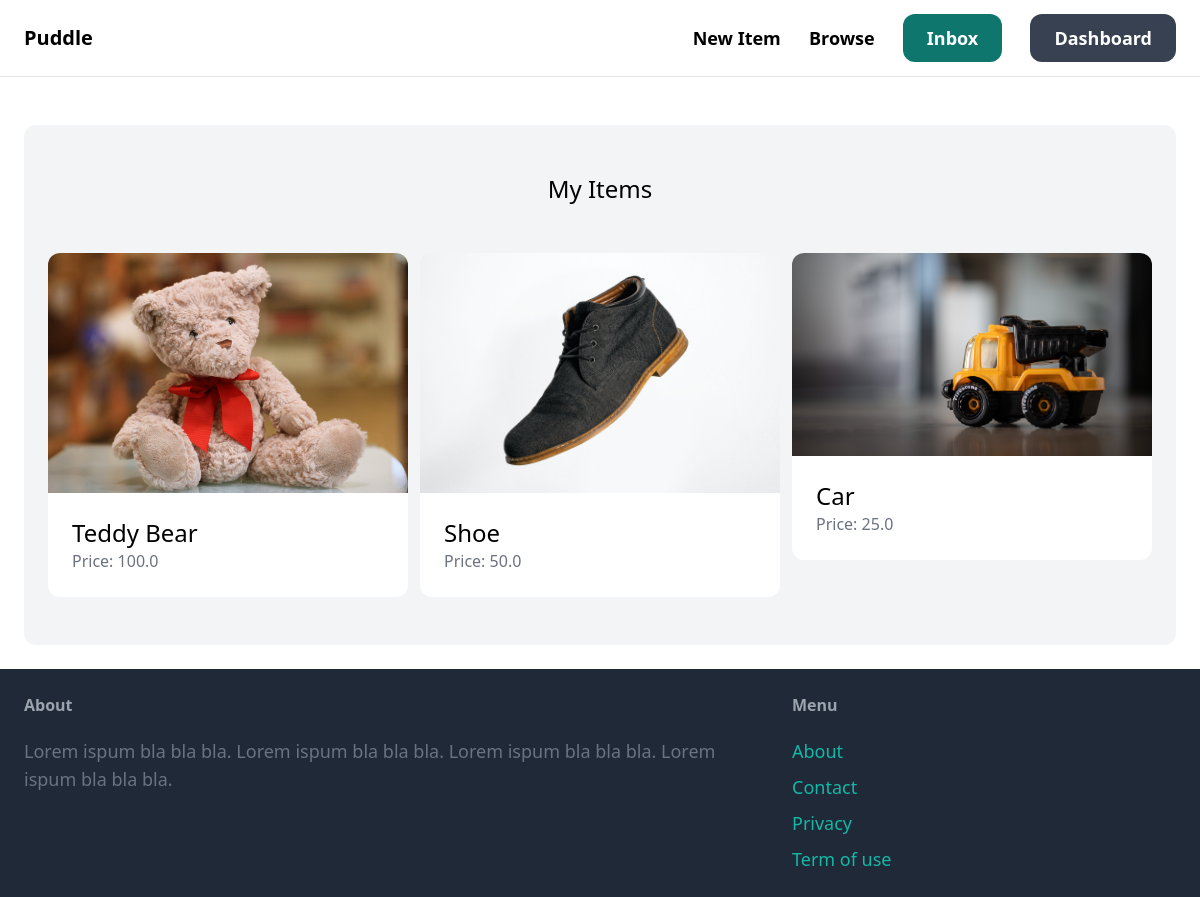
The page /dashboard/ (signed in) on the database its author committed.
### item/models.py (models this page shows, shortened)
class Item(models.Model):
    category = models.ForeignKey(
        Category, related_name='items', on_delete=models.CASCADE)
    name = models.CharField(max_length=255)
    description = models.TextField(blank=True, null=True)
    price = models.FloatField()
    image = models.ImageField(upload_to='item_images', blank=True, null=True)
    is_sold = models.BooleanField(default=False)
    created_by = models.ForeignKey(
        User, related_name='items', on_delete=models.CASCADE)
    created_at = models.DateTimeField(auto_now_add=True)

### dashboard/views.py (the view)
# urls.py: path('', views.index, name='index'),
@login_required
def index(request):
    items = Item.objects.filter(created_by=request.user)
    return render(request, 'dashboard/index.html', {'items': items})

### dashboard/templates/dashboard/index.html (shortened to what this page needs)
{% extends 'core/base.html' %}
{% block content %}
    <div class="mt-6 px-6 py-12 bg-gray-100 rounded-xl">
        <h2 class="mb-12 text-2xl text-center">My Items</h2>
        <div class="grid grid-cols-3 gap-3">
            {% for item in items %}
                <div>
                    <a href="{% url 'item:detail' item.id %}">
                        <div>
                            <img src="{{ item.image.url }}" class="rounded-t-xl"/>
                        </div>
                        <div class="p-6 bg-white rounded-b-xl">
                            <h2 class="text-2xl">{{ item.name  }}</h2>
                            <p class="text-gray-500">Price: {{ item.price }}</p>
                        </div>
                    </a>
                </div>
            {% endfor %}
        </div>
    </div>
{% endblock %}

### rows shown on the page
Item: image (picture), name "Teddy Bear", price "100.0"
Item: image (picture), name "Shoe", price "50.0"
Item: image (picture), name "Car", price "25.0"
